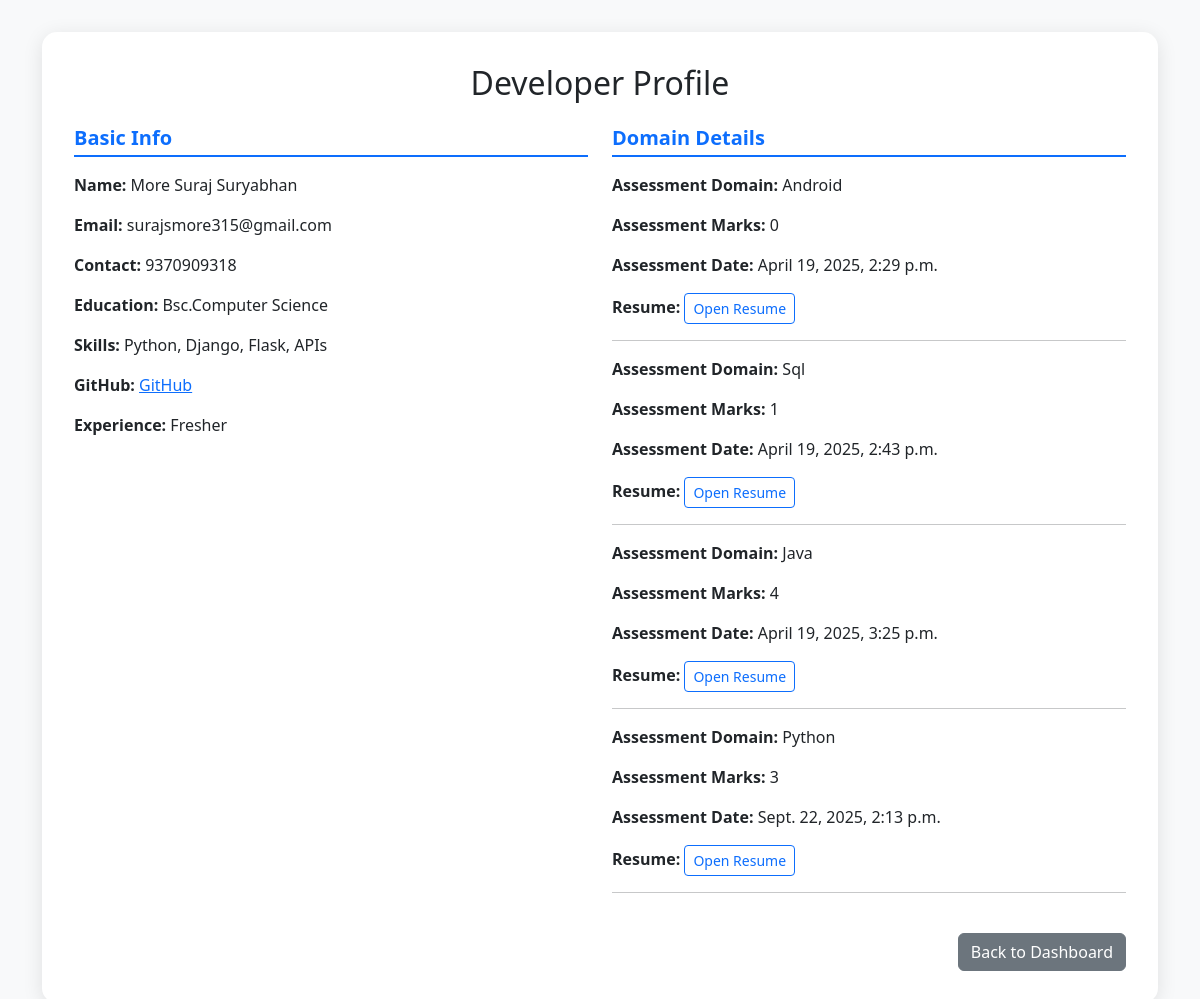
The app's page /view/1 (signed in) with its own data.
### myapp/models.py (models this page shows, shortened)
class developer(models.Model):
    fname = models.CharField(max_length=50)
    email = models.CharField(max_length=50)
    education = models.CharField(max_length=50)
    skill = models.CharField(max_length=50)
    experience = models.CharField(max_length=50)
    github = models.CharField(max_length=50)
    portfolio = models.CharField(max_length=50)
    gender = models.CharField(max_length=20)
    address = models.CharField(max_length=100)
    graduationpy = models.IntegerField()
    contact = models.CharField(max_length=10)
    password = models.CharField(max_length=20)
    verified = models.BooleanField(default=False)

class domain(models.Model):
    name = models.CharField(max_length=50)
    email = models.CharField(max_length=70)
    contact = models.IntegerField()
    domain = models.CharField(max_length=50)
    resume = models.FileField(upload_to="Resume")
    mark = models.IntegerField(default=0)
    date = models.DateTimeField()

### myapp/views.py (the view)
# urls.py: path('view/<int:id>',views.view),
def view(request,id):
    if request.session.get('username1') is not None:
        dev = get_object_or_404(developer, id=id)
        domain_data = domain.objects.filter(email=dev.email)
        msg = "Recruiter(s) expressed interest in your Profile. Stay connected and Updated"
        send_email(dev.email,msg)
        return render(request, 'Hr/view.html', {
            'developer': dev,
            'domain_data': domain_data
        })

### myapp/views.py (called while the page is built)
def send_email(email, msg):
    configuration = sib_api_v3_sdk.Configuration()
    configuration.api_key['api-key'] = BREVO_API_KEY
    api_instance = sib_api_v3_sdk.TransactionalEmailsApi(sib_api_v3_sdk.ApiClient(configuration))
    sender = {"name": "TAHAS", "email": "ssmtest31@gmail.com"}
    to = [{"email": email}]
    subject = "Recruiter Viewd your profile"
    html_content = f"<h3> {msg} </h3>"
    email_data = sib_api_v3_sdk.SendSmtpEmail(
        sender=sender, to=to, subject=subject, html_content=html_content
    )
    try:
        api_instance.send_transac_email(email_data)
        return True
    except Exception as e:
        print("Error sending email:", e)
        return False

### templates/HR/view.html (shortened to what this page needs)
<!DOCTYPE html>
<html lang="en">
<head>
  <link href="https://cdn.jsdelivr.net/npm/bootstrap@5.3.2/dist/css/bootstrap.min.css" rel="stylesheet">
</head>
<body>
  <div class="container">
    <div class="profile-card">
      <h2 class="text-center mb-4">Developer Profile</h2>
      <div class="row mb-4">
        <div class="col-md-6">
          <h5 class="section-title">Basic Info</h5>
          <p><strong>Name:</strong> {{ developer.fname }}</p>
          <p><strong>Email:</strong> {{ developer.email }}</p>
          <p><strong>Contact:</strong> {{ developer.contact }}</p>
          <p><strong>Education:</strong> {{ developer.education }}</p>
          <p><strong>Skills:</strong> {{ developer.skill }}</p>
          <p><strong>GitHub:</strong> <a href=" {{ developer.github }}">GitHub</a></p>
          <p><strong>Experience:</strong> {{ developer.experience }}</p>
        </div>
        <div class="col-md-6">
          <h5 class="section-title">Domain Details</h5>
          {% for item in domain_data %}
            <p><strong>Assessment Domain:</strong> {{ item.domain }}</p>
            <p><strong>Assessment Marks:</strong> {{ item.mark }}</p>
            <p><strong>Assessment Date:</strong> {{ item.date }}</p>
            <p><strong>Resume:</strong>
              <a href="{{ item.resume.url }}" target="_blank" class="btn btn-sm btn-outline-primary">Open Resume</a>
            </p>
            <hr>
          {% endfor %}
        </div>
      </div>
      <div class="text-end">
        <button onclick="window.history.back()" class="btn btn-secondary">Back to Dashboard</button>
      </div>
    </div>
  </div>
</body>
</html>

### templates/HR/view.html (style rules this page uses)
body { background-color: #f8f9fa; }
.profile-card { background: #fff; border-radius: 15px; box-shadow: 0 4px 20px rgba(0, 0, 0, 0.1); padding: 2rem; margin-top: 2rem; }
.section-title { font-weight: 600; color: #0d6efd; border-bottom: 2px solid #0d6efd; padding-bottom: 5px; margin-bottom: 1rem; }

### records on screen
developer: fname "More Suraj Suryabhan", email "surajsmore315@gmail.com", contact "9370909318", education "Bsc.Computer Science", skill "Python, Django, Flask, APIs", experience "Fresher"
domain: domain "Android", mark "0", date "April 19, 2025, 2:29 p.m."
domain: domain "Sql", mark "1", date "April 19, 2025, 2:43 p.m."
domain: domain "Java", mark "4", date "April 19, 2025, 3:25 p.m."
domain: domain "Python", mark "3", date "Sept. 22, 2025, 2:13 p.m."
